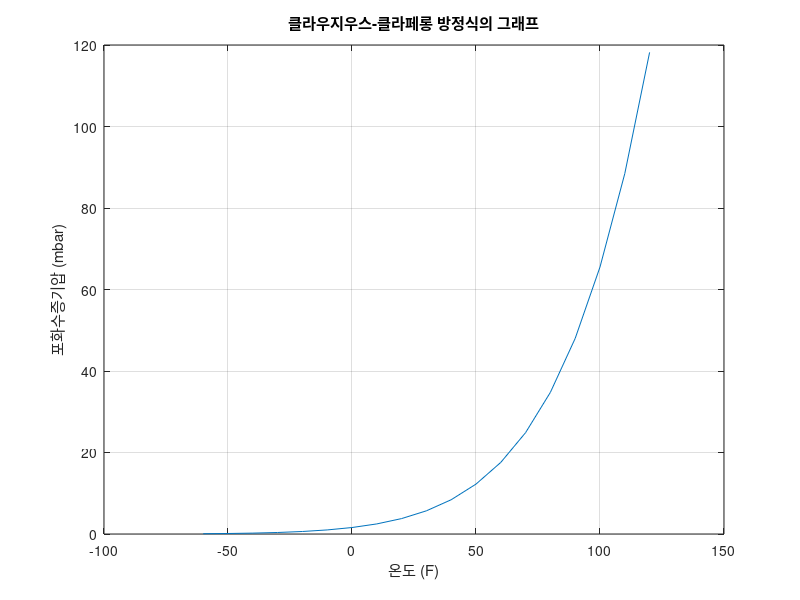

Here is the MATLAB script that generated this plot:
clear, clc

TempF = [-60:10:120];
TempK = (TempF + 459.6) / 1.8;
Delta_H = 2.45e6;
R_air = 461;

Vapor_Pressure = 6.11 * exp((Delta_H / R_air) * ((1 / 273) - (1 ./ TempK)));
my_results = [TempF', Vapor_Pressure']

plot(TempF, Vapor_Pressure)
title('클라우지우스-클라페롱 방정식의 그래프')
xlabel('온도 (F)'), ylabel('포화수증기압 (mbar)')
grid on
